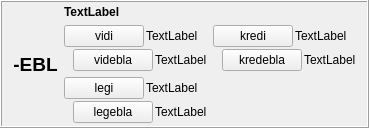
        <widget class="QFrame" name="frame_22">
         <property name="frameShape">
          <enum>QFrame::Box</enum>
         </property>
         <property name="frameShadow">
          <enum>QFrame::Raised</enum>
         </property>
         <layout class="QHBoxLayout" name="horizontalLayout_18">
          <property name="topMargin">
           <number>3</number>
          </property>
          <property name="bottomMargin">
           <number>3</number>
          </property>
          <item>
           <widget class="QLabel" name="label_320">
            <property name="sizePolicy">
             <sizepolicy hsizetype="Maximum" vsizetype="Preferred">
              <horstretch>0</horstretch>
              <verstretch>0</verstretch>
             </sizepolicy>
            </property>
            <property name="styleSheet">
             <string notr="true">font-size: 14pt;
font-weight: bold;</string>
            </property>
            <property name="text">
             <string>-EBL</string>
            </property>
            <property name="alignment">
             <set>Qt::AlignCenter</set>
            </property>
           </widget>
          </item>
          <item>
           <layout class="QVBoxLayout" name="verticalLayout_383">
            <item>
             <widget class="QLabel" name="Lec08_Label637">
              <property name="styleSheet">
               <string notr="true">font-weight: bold;</string>
              </property>
              <property name="text">
               <string>TextLabel</string>
              </property>
              <property name="wordWrap">
               <bool>true</bool>
              </property>
             </widget>
            </item>
            <item>
             <layout class="QHBoxLayout" name="horizontalLayout_547">
              <item>
               <layout class="QVBoxLayout" name="verticalLayout_361">
                <item>
                 <layout class="QVBoxLayout" name="verticalLayout_355">
                  <property name="spacing">
                   <number>2</number>
                  </property>
                  <item>
                   <layout class="QHBoxLayout" name="horizontalLayout_590">
                    <item>
                     <widget class="neklakebla" name="Lec08_Button618">
                      <property name="sizePolicy">
                       <sizepolicy hsizetype="Maximum" vsizetype="Fixed">
                        <horstretch>0</horstretch>
                        <verstretch>0</verstretch>
                       </sizepolicy>
                      </property>
                      <property name="text">
                       <string>vidi</string>
                      </property>
                     </widget>
                    </item>
                    <item>
                     <widget class="QLabel" name="Lec08_Label638">
                      <property name="text">
                       <string>TextLabel</string>
                      </property>
                      <property name="wordWrap">
                       <bool>true</bool>
                      </property>
                     </widget>
                    </item>
                   </layout>
                  </item>
                  <item>
                   <layout class="QHBoxLayout" name="horizontalLayout_591">
                    <item>
                     <widget class="label_sago_reversa" name="label_382">
                      <property name="sizePolicy">
                       <sizepolicy hsizetype="Maximum" vsizetype="Preferred">
                        <horstretch>0</horstretch>
                        <verstretch>0</verstretch>
                       </sizepolicy>
                      </property>
                      <property name="text">
                       <string/>
                      </property>
                      <property name="pixmap">
                       <pixmap resource="ikonoj.qrc">:/ikonoj/sago_revena.png</pixmap>
                      </property>
                     </widget>
                    </item>
                    <item>
                     <widget class="neklakebla" name="Lec08_Button619">
                      <property name="sizePolicy">
                       <sizepolicy hsizetype="Maximum" vsizetype="Fixed">
                        <horstretch>0</horstretch>
                        <verstretch>0</verstretch>
                       </sizepolicy>
                      </property>
                      <property name="text">
                       <string>videbla</string>
                      </property>
                     </widget>
                    </item>
                    <item>
                     <widget class="QLabel" name="Lec08_Label639">
                      <property name="text">
                       <string>TextLabel</string>
                      </property>
                      <property name="wordWrap">
                       <bool>true</bool>
                      </property>
                     </widget>
                    </item>
                   </layout>
                  </item>
                 </layout>
                </item>
                <item>
                 <layout class="QVBoxLayout" name="verticalLayout_359">
                  <property name="spacing">
                   <number>2</number>
                  </property>
                  <item>
                   <layout class="QHBoxLayout" name="horizontalLayout_633">
                    <item>
                     <widget class="neklakebla" name="Lec08_Button45">
                      <property name="sizePolicy">
                       <sizepolicy hsizetype="Maximum" vsizetype="Fixed">
                        <horstretch>0</horstretch>
                        <verstretch>0</verstretch>
                       </sizepolicy>
                      </property>
                      <property name="text">
                       <string>legi</string>
                      </property>
                     </widget>
                    </item>
                    <item>
                     <widget class="QLabel" name="Lec08_Label54">
                      <property name="text">
                       <string>TextLabel</string>
                      </property>
                      <property name="wordWrap">
                       <bool>true</bool>
                      </property>
                     </widget>
                    </item>
                   </layout>
                  </item>
                  <item>
                   <layout class="QHBoxLayout" name="horizontalLayout_634">
                    <item>
                     <widget class="label_sago_reversa" name="label_391">
                      <property name="sizePolicy">
                       <sizepolicy hsizetype="Maximum" vsizetype="Preferred">
                        <horstretch>0</horstretch>
                        <verstretch>0</verstretch>
                       </sizepolicy>
                      </property>
                      <property name="text">
                       <string/>
                      </property>
                      <property name="pixmap">
                       <pixmap resource="ikonoj.qrc">:/ikonoj/sago_revena.png</pixmap>
                      </property>
                     </widget>
                    </item>
                    <item>
                     <widget class="neklakebla" name="Lec08_Button46">
                      <property name="sizePolicy">
                       <sizepolicy hsizetype="Maximum" vsizetype="Fixed">
                        <horstretch>0</horstretch>
                        <verstretch>0</verstretch>
                       </sizepolicy>
                      </property>
                      <property name="text">
                       <string>legebla</string>
                      </property>
                     </widget>
                    </item>
                    <item>
                     <widget class="QLabel" name="Lec08_Label55">
                      <property name="text">
                       <string>TextLabel</string>
                      </property>
                      <property name="wordWrap">
                       <bool>true</bool>
                      </property>
                     </widget>
                    </item>
                   </layout>
                  </item>
                 </layout>
                </item>
               </layout>
              </item>
              <item>
               <layout class="QVBoxLayout" name="verticalLayout_368">
                <item>
                 <layout class="QVBoxLayout" name="verticalLayout_360">
                  <property name="spacing">
                   <number>2</number>
                  </property>
                  <item>
                   <layout class="QHBoxLayout" name="horizontalLayout_592">
                    <item>
                     <widget class="neklakebla" name="Lec08_Button41">
                      <property name="sizePolicy">
                       <sizepolicy hsizetype="Maximum" vsizetype="Fixed">
                        <horstretch>0</horstretch>
                        <verstretch>0</verstretch>
                       </sizepolicy>
                      </property>
                      <property name="text">
                       <string>kredi</string>
                      </property>
                     </widget>
                    </item>
                    <item>
                     <widget class="QLabel" name="Lec08_Label50">
                      <property name="text">
                       <string>TextLabel</string>
                      </property>
                      <property name="wordWrap">
                       <bool>true</bool>
                      </property>
                     </widget>
                    </item>
                   </layout>
                  </item>
                  <item>
                   <layout class="QHBoxLayout" name="horizontalLayout_593">
                    <item>
                     <widget class="label_sago_reversa" name="label_383">
                      <property name="sizePolicy">
                       <sizepolicy hsizetype="Maximum" vsizetype="Preferred">
                        <horstretch>0</horstretch>
                        <verstretch>0</verstretch>
                       </sizepolicy>
                      </property>
                      <property name="text">
                       <string/>
                      </property>
                      <property name="pixmap">
                       <pixmap resource="ikonoj.qrc">:/ikonoj/sago_revena.png</pixmap>
                      </property>
                     </widget>
                    </item>
                    <item>
                     <widget class="neklakebla" name="Lec08_Button42">
                      <property name="sizePolicy">
                       <sizepolicy hsizetype="Maximum" vsizetype="Fixed">
                        <horstretch>0</horstretch>
                        <verstretch>0</verstretch>
                       </sizepolicy>
                      </property>
                      <property name="text">
                       <string>kredebla</string>
                      </property>
                     </widget>
                    </item>
                    <item>
                     <widget class="QLabel" name="Lec08_Label51">
                      <property name="text">
                       <string>TextLabel</string>
                      </property>
                      <property name="wordWrap">
                       <bool>true</bool>
                      </property>
                     </widget>
                    </item>
                   </layout>
                  </item>
                 </layout>
                </item>
                <item>
                 <spacer name="verticalSpacer_11">
                  <property name="orientation">
                   <enum>Qt::Vertical</enum>
                  </property>
                  <property name="sizeType">
                   <enum>QSizePolicy::MinimumExpanding</enum>
                  </property>
                  <property name="sizeHint" stdset="0">
                   <size>
                    <width>20</width>
                    <height>40</height>
                   </size>
                  </property>
                 </spacer>
                </item>
               </layout>
              </item>
             </layout>
            </item>
           </layout>
          </item>
         </layout>
        </widget>
